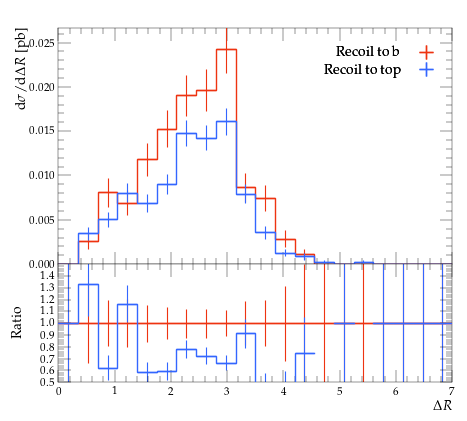

Python code for this plot:
#! /usr/bin/env python

# This Python script was auto-generated using YODA v2.0.2.
# Analysis object: /MC_TTBAR/onelep_jetb_1_jetb_2_dR
# Timestamp: 07-08-2026 (11:29:31)

import matplotlib as mpl
import matplotlib.pyplot as plt
mpl.use('Agg') # comment out for interactive use
import os
import numpy as np

plotDir = os.path.split(os.path.realpath(__file__))[0]
if 'YODA_USER_PLOT_PATH' in globals():
    plot_outdir = globals()['YODA_USER_PLOT_PATH']
else:
    plot_outdir = plotDir

#plot style
plt.style.use(os.path.join(plotDir, '../default.mplstyle'))
# plot metadata
figW, figH = plt.rcParams['figure.figsize']
ax_xLabel = r'$\Delta R$'
ax_yLabel = r'$\mathrm{d}\sigma/\mathrm{d}\Delta R$ [pb]'
ax_title  = r''
ax_xScale = 'linear'
ax_yScale = 'linear'
xLims = (0.0, 7.0)
yLims = (0.0, 0.026661008000000003)

# TeX-friendly labels for the legend
labels = {
    'legend' : ([ r"Recoil to b", r"Recoil to top" ], r""),
}

# Adjust canvas width and height
canvasW = 10.0
canvasH = 9.0
figW *= canvasW/10.
figH *= canvasH/9.

# Create figure and axis objects
fig, (ax, ratio0_ax) = plt.subplots(2, 1, sharex=True,
                  figsize=(figW,figH), gridspec_kw={'height_ratios': (6.0, 3.0)})

# Set figure margins
plt.subplots_adjust(
    left   = 1.0 * plt.rcParams['figure.subplot.left'],
    right  = 1.0 * plt.rcParams['figure.subplot.right'],
    top    = 1.0 * plt.rcParams['figure.subplot.top'],
    bottom = 1.0 * plt.rcParams['figure.subplot.bottom'])

ratio0_ax.yaxis.set_major_locator(mpl.ticker.MultipleLocator(0.1))
ratio0_ax.set_ylim(0.5, 1.4999)
ratio0_ax.set_ylabel('Ratio')

# the numerical data is stored in a separate file
dataf = dict()
prefix = os.path.split(__file__)[0]
if prefix:    prefix = prefix + '/'
exec(open(prefix+'onelep_jetb_1_jetb_2_dR__data.py').read(), dataf)


legend_handles = dict() # keep track of handles for the legend

# style options for curves
# starts at zorder>=5 to draw curve on top of legend
styles = {
  'rec_b': {
    'color' : '#EE3311',
    'linestyle' : '-',
    'linewidth' : 1,
    'marker' : 'none',
    'markersize' : 2,
    'capsize' : 0.0,
    'zorder' : 5,
    'histstyle' : 1,
    'drawstyle' : 'steps-pre',
    'xerrorbars' : 1,
    'yerrorbars' : 1,
    'fillcolor' : None,
    'fillopacity' : 1.0,
    'ratio0_linestyle' : '-',
    'ratio0_linewidth' : 1,
    'ratio0_marker' : 'none',
    'ratio0_markersize' : 2,
    'ratio0_capsize' : 0.0,
    'ratio0_zorder' : 5,
    'ratio0_histstyle' : 1,
    'ratio0_drawstyle' : 'steps-pre',
    'ratio0_xerrorbars' : 1,
    'ratio0_yerrorbars' : 1,
  },
  'rec_t': {
    'color' : '#3366FF',
    'linestyle' : '-',
    'linewidth' : 1,
    'marker' : 'none',
    'markersize' : 2,
    'capsize' : 0.0,
    'zorder' : 6,
    'histstyle' : 1,
    'drawstyle' : 'steps-pre',
    'xerrorbars' : 1,
    'yerrorbars' : 1,
    'fillcolor' : None,
    'fillopacity' : 1.0,
    'ratio0_linestyle' : '-',
    'ratio0_linewidth' : 1,
    'ratio0_marker' : 'none',
    'ratio0_markersize' : 2,
    'ratio0_capsize' : 0.0,
    'ratio0_zorder' : 6,
    'ratio0_histstyle' : 1,
    'ratio0_drawstyle' : 'steps-pre',
    'ratio0_xerrorbars' : 1,
    'ratio0_yerrorbars' : 1,
  },
}

# curve from input yoda files in main panel
for label, yvals in dataf['yvals'].items():
    if all(np.isnan(v) for v in dataf['yvals'][label]):
        continue
    tmp = None
    if styles[label]['histstyle']: # draw as histogram
        xpos = dataf['xedges'][label] if styles[label]['drawstyle'] else dataf['xpoints'][label]
        ypos = np.insert(yvals, 0, yvals[0]) if styles[label]['drawstyle'] else yvals
        if styles[label]['fillcolor']: # fill area below curve
            ax.fill_between(xpos, ypos, step='pre',
                            color=styles[label]['fillcolor'],
                            alpha=styles[label]['fillopacity'])
        tmp, = ax.plot(xpos, ypos,
                       color=styles[label]['color'],
                       linestyle=styles[label]['linestyle'],
                       linewidth=styles[label]['linewidth'],
                       drawstyle=styles[label]['drawstyle'], solid_joinstyle='miter',
                       zorder=styles[label]['zorder'], label=label)
    tmp = ax.errorbar(dataf['xpoints'][label], yvals,
                      xerr=np.array(dataf['xerrs'][label])*styles[label]['xerrorbars'],
                      yerr=np.array(dataf['yerrs'][label])*styles[label]['yerrorbars'],
                      fmt=styles[label]['marker'], capsize=styles[label]['capsize'],
                      markersize=styles[label]['markersize'],
                      ecolor=styles[label]['color'],
                      color=styles[label]['color'], zorder=styles[label]['zorder'])
    tmp[-1][0].set_linestyle(styles[label]['linestyle'])
    tmp[-1][0].set_linewidth(styles[label]['linewidth'])
    if label in dataf['add_legend_handle']:  legend_handles[label] = tmp
    for varLabel in dataf['variation_yvals'].keys():
        if varLabel.startswith(label):
            tmp, = ax.plot(dataf['xedges'][label], dataf['variation_yvals'][varLabel],
                           color=styles[label]['color'],
                           linestyle=styles[label]['linestyle'],
                           linewidth=styles[label]['linewidth'],
                           drawstyle='steps-pre', solid_joinstyle='miter',
                           zorder=styles[label]['zorder'], alpha=0.5)


# plots on ratio panel
# curve from input yoda files in ratio panel
for label, yvals in dataf['ratio0_yvals'].items():
    if all(np.isnan(v) for v in yvals):
        continue
    if styles[label]['ratio0_histstyle']: # plot as histogram
        xpos = dataf['xedges']['rec_b'] if styles[label]['ratio0_drawstyle'] else dataf['xpoints']['rec_b']
        ypos = np.insert(yvals, 0, yvals[0]) if styles[label]['ratio0_drawstyle'] else yvals
        ratio0_ax.plot(xpos, ypos,
                       color=styles[label]['color'],
                       linewidth=styles[label]['linewidth'],
                       linestyle=styles[label]['ratio0_linestyle'],
                       drawstyle=styles[label]['ratio0_drawstyle'], zorder=styles[label]['zorder'],
                       solid_joinstyle='miter')
    tmp = ratio0_ax.errorbar(dataf['xpoints']['rec_b'], yvals,
                             xerr=np.array(dataf['ref_xerrs'])*styles[label]['ratio0_xerrorbars'],
                             yerr=np.array(dataf['ratio0_yerrs'][label])*styles[label]['ratio0_yerrorbars'],
                             fmt=styles[label]['ratio0_marker'], capsize=styles[label]['ratio0_capsize'],
                             markersize=styles[label]['ratio0_markersize'],
                             ecolor=styles[label]['color'],
                             color=styles[label]['color'])
    tmp[-1][0].set_linestyle(styles[label]['ratio0_linestyle'])
    tmp[-1][0].set_linewidth(styles[label]['ratio0_linewidth'])

    for varlabel in dataf['ratio0_variation_vals'].keys():
        if varlabel.startswith(label):
            ratio0_ax.plot(dataf['xedges']['rec_b'],
                            dataf['ratio0_variation_vals'][varlabel],
                            color=styles[label]['color'],
                            linestyle=styles[label]['linestyle'],
                            linewidth=styles[label]['linewidth'],
                            drawstyle='steps-pre', solid_joinstyle='miter',
                            zorder=1, alpha=0.5)

legend_items = list(legend_handles.values())
ax.add_artist(ax.legend(legend_items,
                        labels['legend'][0],
                        title=labels['legend'][1],
                        alignment='right',
                        loc='upper right',
                        bbox_to_anchor=(1.0, 0.97),markerfirst=False))

# set plot metadata as defined above
ratio0_ax.set_xlabel(ax_xLabel)
ratio0_ax.xaxis.set_label_coords(1., -0.15)
ax.set_ylabel(ax_yLabel, ha='right', va='top')
ax.yaxis.set_label_coords(-0.11, 1.0)
ax.set_title(ax_title, loc='left')
ax.set_xscale(ax_xScale)
ax.set_yscale(ax_yScale)
ax.set_xlim(xLims)
ax.set_ylim(yLims)

# tick formatting
plt.rcParams['xtick.top'] = True
plt.rcParams['ytick.right'] = True
fig.align_ylabels((ax, ratio0_ax))
plt.savefig(os.path.join(plot_outdir, 'onelep_jetb_1_jetb_2_dR.pdf'), format='PDF')
plt.savefig(os.path.join(plot_outdir, 'onelep_jetb_1_jetb_2_dR.png'), format='PNG')

plt.close(fig)
